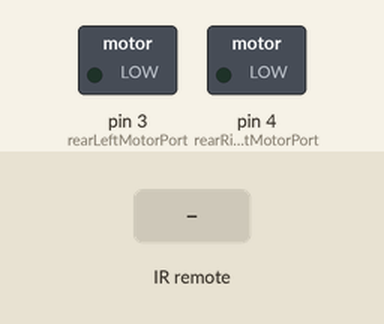
Recording of a sketch running on a simulated Arduino Uno, built with avr-gcc and run on an emulated ATmega328P. Shown: switched loads named in the sketch (green lamp = pin HIGH). The test bench sets the inputs (shaded band). What the sketch prints to the serial monitor is not drawn.

Above: at 1.2 s.
1.3 s: infrared code 0xE0E006F9 received
At 1.7 s:
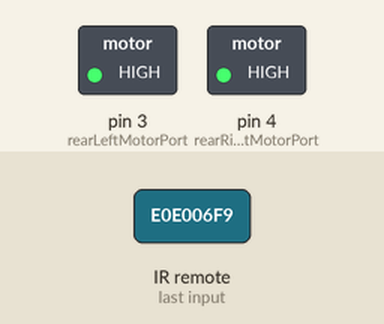
2.8 s: infrared code 0xE0E0A659 received
At 4.0 s:
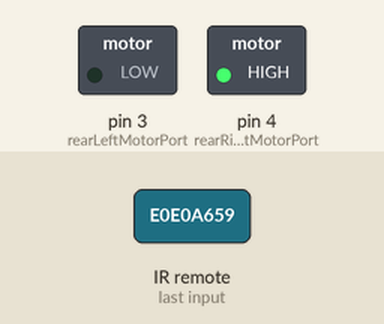
4.3 s: infrared code 0xE0E046B9 received
At 5.2 s:
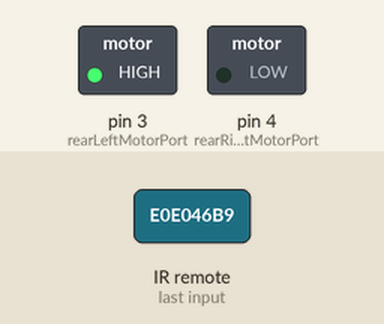
5.8 s: infrared code 0xE0E016E9 received
At 6.4 s:
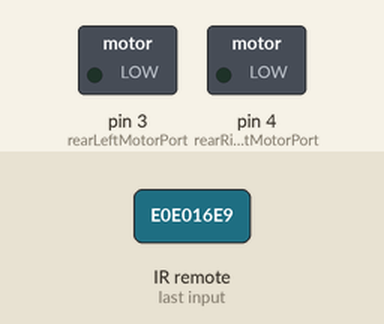
Timing chart, 0 to 8.3 s (numbered marks = the images above; inputs shaded):
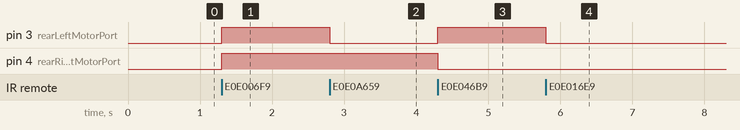

The sketch:

main.ino
```cpp
#include <IRremote.h>

/*
A controller program for a RC-Boat, ATMega 2560.
*/

//Infared reciever information.
int infaredRecieverOne_pin = 2;
IRrecv irrecv_one(infaredRecieverOne_pin);     //Infared reciever one IR reciever library and reciever controlled.
decode_results results_infaredRecieverOne;      //results for the first IR reciever.

//Motor power variables; Holds booleans, controlling weather motors should be on or off.
int rearLeftIsPowered = 0; //0 = false, 1 = true
int rearRightIsPowered = 0;

//Motor ports
const int rearLeftMotorPort = 3;
const int rearRightMotorPort = 4;

void setup() {

  //Set both drive motor ports to output mode
  pinMode(rearLeftMotorPort, OUTPUT);
  pinMode(rearRightMotorPort, OUTPUT);

  irrecv_one.enableIRIn(); //Enable inputs and detection from "irrecv_one" (IR reciever one for control inputs) IR module.
  Serial.begin(9600); //Start Serial IO communication.
  Serial.print("Application Started"); //Log application start.
}

void loop() {

  //If input is detected from the "irrecv_one" main IR input reciever for boat control, the loop through all the known inputs, and carry out an action or set a value for other parts of the application to use.
  if (irrecv_one.decode(&results_infaredRecieverOne)) {
    irrecv_one_inputSwitch(); //Loop through all inputs, and carry out an action or set a value for later use in the application
    irrecv_one.resume(); //Start checking for IR inputs on the main IR input reciever for boat control.
  }

  drive_motorPowerController(); //Manage/Control the motors, based on boolean values, as to weather the motors should be on or not. These values are mainly originating from inputs from the IR remote in method "irrecv_one_inputSwitch()";
}


//Controls the main drive motors.
//Controls boats motors based on the motor power variables.
void drive_motorPowerController() {
  //If the rear left drive motor has its power status set to on, then power it.
  if (rearLeftIsPowered == 1) {
    digitalWrite(rearLeftMotorPort, 255);
  } else {
    digitalWrite(rearLeftMotorPort, 0);
  }

  //If the rear right drive motor has its power status set to on, then power it.
  if (rearRightIsPowered == 1) {
    digitalWrite(rearRightMotorPort, 255);
  } else {
    digitalWrite(rearRightMotorPort, 0);
  }
}


//Sets values and carries out actions based on the input from "irrcev_one", the main IR input reciever.
//Inputs for boat control.
void irrecv_one_inputSwitch() {
  switch (results_infaredRecieverOne.value) {
    //If "up-arrow" is pressed, drive forward.
    case 3772778233:
      rearLeftIsPowered = 1;
      rearRightIsPowered = 1;
      break;

    //If "left-arrow", then spin the right motor to turn left.
    case 3772819033:
      rearLeftIsPowered = 0;
      rearRightIsPowered = 1;
      break;

    //If the "right-arrow" is pressed, then spin the left motor to turn right.
    case 3772794553:
      rearLeftIsPowered = 1;
      rearRightIsPowered = 0;
      break;

    //If "OK" is pressed, break/stop (cut the motors power).
    case 3772782313:
      rearLeftIsPowered = 0;
      rearRightIsPowered = 0;
      break;
  }
}
```

Measured:
- after the input at 1.3 s, pin 3 (rearLeftMotorPort), pin 4 (rearRightMotorPort): LOW → HIGH at once
- after the input at 2.8 s, pin 3 (rearLeftMotorPort): HIGH → LOW at once
- after the input at 4.3 s, pin 3 (rearLeftMotorPort): LOW → HIGH at once; pin 4 (rearRightMotorPort): HIGH → LOW at once
- after the input at 5.8 s, pin 3 (rearLeftMotorPort): HIGH → LOW at once
